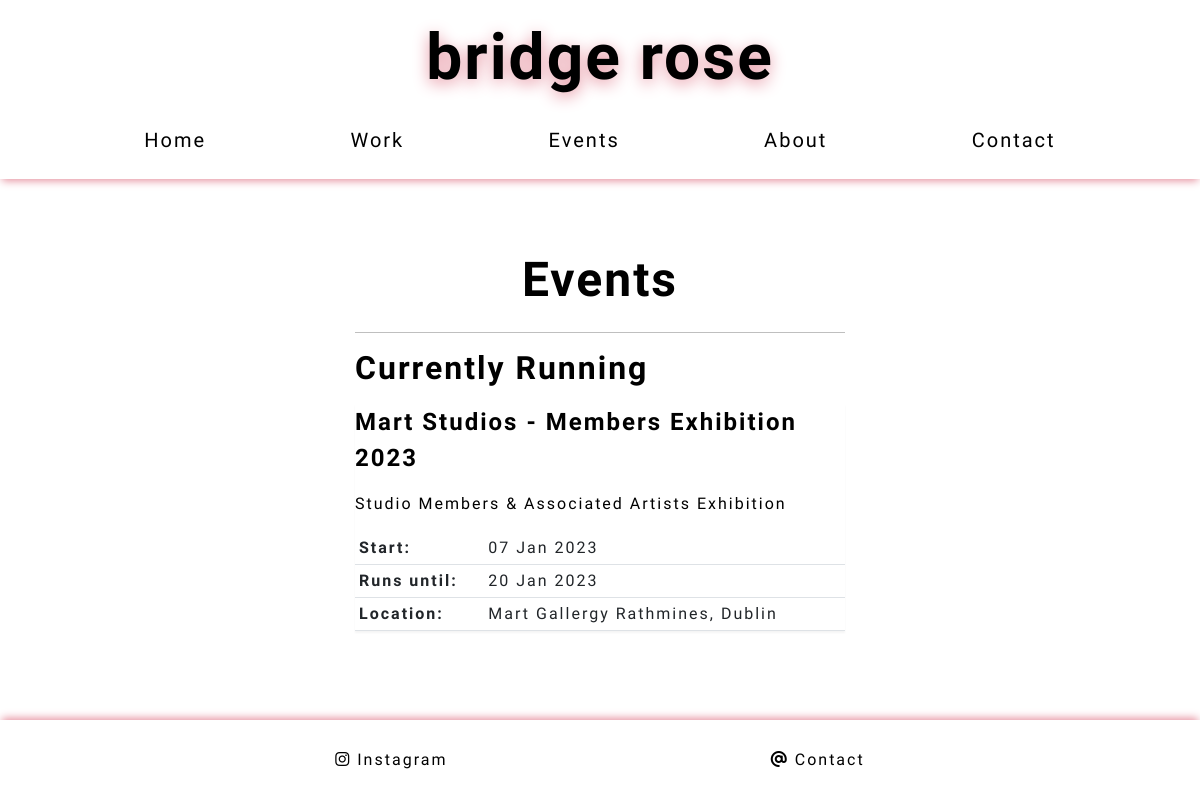
Page /events/ on the earlier database version.
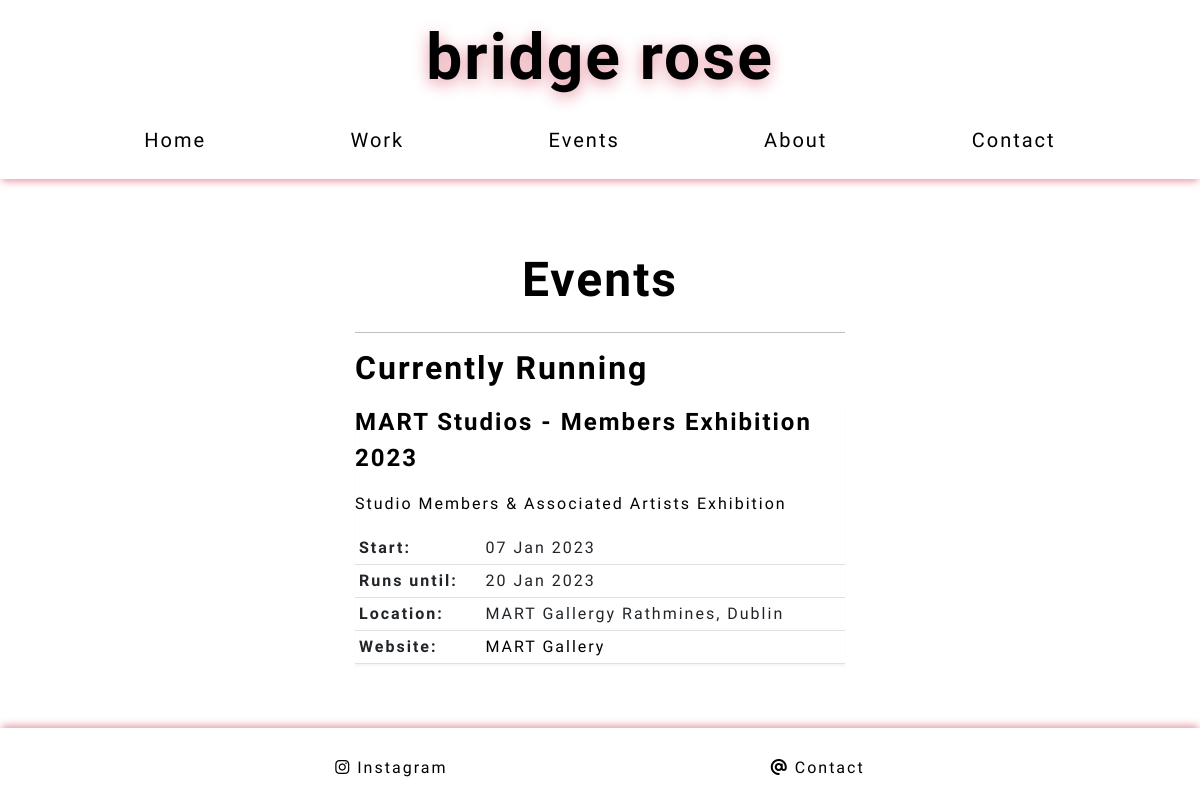
Same page on the later database version.
### home/models.py (models this page shows)
class Event(models.Model):
    event_name = models.CharField(max_length=280, help_text='Name of event. Required.')
    date_start = models.DateField(help_text='Opening date of event. Required.')
    date_end = models.DateField(null=True, blank=True, help_text='End date of event. Optional.')
    location = models.CharField(max_length=280, help_text='Location of event. Does not accept linebreaks. Required.')
    description = models.TextField(help_text='Description of event. Accepts linebreaks. Required.')
    website = models.CharField(max_length=280, null=True, blank=True, help_text='Event website, enter full address for links. Optional.')
    website_name = models.CharField(max_length=280, null=True, blank=True, help_text='Name of website if website linked.')
    class Meta:
        ordering = ('-date_start',)
    def __str__(self):
        return self.event_name
    def get_upcoming(self):
        return self.date_start > date.today()
    def has_passed(self):
        if self.date_end:
            return self.date_end < date.today()
        else:
            return self.date_start < date.today()

### home/views.py (the view)
# urls.py: path('events/', views.EventView.as_view(), name='events'),
class EventView(View):
    def get(self, request):
        events = Event.objects.all()
        template_name = 'home/events.html'
        context = {
            'events': events,
        }
        return render(request, template_name, context)

### home/templates/home/events.html (shortened to what this page needs)
{% extends 'base.html' %}
{% load static %}
{% block content %}
<h1 class="gallery-title text-center">Events</h1>
<div class="col col-sm-8 col-lg-6 col-xl-5 mx-auto">
    {% regroup events by get_upcoming as upcoming %}
        {% for upcoming_events in upcoming %}
            {% if upcoming_events.grouper == True %}
            <hr>
            <h2>Upcoming</h2>
                {% for event in upcoming_events.list %}
                <div class="image-card">
                    <h3 class="image-title">{{ event }}</h3>
                    <p>{{ event.description|linebreaks }}</p>
                    <table class="table table-sm">
                        <tbody>
                            <tr>
                                <th>Start: </th>
                                <td>{{ event.date_start|date:"d M Y" }}</td>
                            </tr>
                            {% if event.date_end %}
                            <tr>
                                <th>Runs until: </th>
                                <td>{{ event.date_end|date:"d M Y" }}</td>
                            </tr>
                            {% endif %}
                            <tr>
                                <th>Location: </th>
                                <td>{{ event.location }}</td>
                            </tr>
                            {% if event.website %}
                            <tr>
                                <th>Website: </th>
                                <td>
                                    <a href="{{ event.website }}" target="_blank" rel="noopener" alt="Link to {{ event.website_name }}">{{ event.website_name }}</a>
                                </td>
                            </tr>
                            {% endif %}
                        </tbody>
                    </table>
                </div>
                {% endfor %}
            {% else %}
            {% regroup events by has_passed as passed %}
                {% for passed_events in passed %}
                    {% if passed_events.grouper == False %}
                    <hr>
                    <h2>Currently Running</h2>
                    {% for event in passed_events.list %}
                    <div class="image-card">
                        <h3 class="image-title">{{ event }}</h3>
                        <p>{{ event.description|linebreaks }}</p>
                        <table class="table table-sm">
                            <tbody>
                                <tr>
                                    <th>Start: </th>
                                    <td>{{ event.date_start|date:"d M Y" }}</td>
                                </tr>
                                {% if event.date_end %}
                                <tr>
                                    <th>Runs until: </th>
                                    <td>{{ event.date_end|date:"d M Y" }}</td>
                                </tr>
                                {% endif %}
                                <tr>
                                    <th>Location: </th>
                                    <td>{{ event.location }}</td>
                                </tr>
                                {% if event.website %}
                                <tr>
                                    <th>Website: </th>
                                    <td>
                                        <a href="{{ event.website }}" target="_blank" rel="noopener" alt="Link to {{ event.website_name }}">{{ event.website_name }}</a>
                                    </td>
                                </tr>
                                {% endif %}
                            </tbody>
                        </table>
                    </div>
                    {% endfor %}
                    {% endif %}
                {% endfor %}
        {% endif %}
    {% endfor %}
</div>
{% endblock %}

### templates/base.html (shortened to what this page needs)
{% load static %}
<!DOCTYPE html>
<html lang="en">
    <head>
        <link href="https://cdn.jsdelivr.net/npm/bootstrap@5.1.3/dist/css/bootstrap.min.css" rel="stylesheet">
        <link rel="stylesheet" href="{% static 'css/style.css' %}">
    </head>
    <body class="d-flex flex-column h-100">
        {% include 'includes/header.html' %}
        <main class="container-fluid my-5">
            {% block content %}
            {% endblock content %}
        </main>
        {% include 'includes/footer.html' %}
    </body>
</html>

### templates/includes/header.html (shortened to what this page needs)
{% load static %}
<header>
    <h1 class="text-center"><a class="header-title" href="{% url 'home:index' %}" aria-label="home">bridge rose</a></h1>
    <nav id="navbar" class="navbar navbar-expand-sm my-2">
        <div class="collapse navbar-collapse" id="navbarSupportedContent">
            <ul class="navbar-nav w-100 d-flex justify-content-evenly align-items-center m-0">
                <li class="nav-item mb-2">
                    <a href="{% url 'home:index' %}" aria-label="Link to home page">Home</a>
                </li>
                <li class="nav-item mb-2">
                    <a href="{% url 'gallery:gallery' %}" aria-label="Links to gallery page">Work</a>
                </li>
                <li class="nav-item mb-2">
                    <a href="{% url 'home:events' %}" aria-label="Link to events page">Events</a>
                </li>
                <li class="nav-item mb-2">
                    <a href="{% url 'home:about' %}" aria-label="Link to about the artist page">About</a>
                </li>
                <li class="nav-item mb-2">
                    <a href="{% url 'home:contact' %}" aria-label="Link to contact page">Contact</a>
                </li>
            </ul>
        </div>
    </nav>
</header>

### templates/includes/footer.html
<footer class="footer mt-auto">
    <div class="container-fluid footer-socials d-flex justify-content-evenly align-items-center">
        <a href="https://www.instagram.com/bridgexrose" target="_blank" rel="noopener" aria-label="Opens Instagram in new tab">
            <i class="fa-brands fa-instagram"></i>
            Instagram
        </a>
        <a href="{% url 'home:contact' %}" aria-label="Redirects to contact page">
            <i class="fa fa-at"></i>
            Contact
        </a>
    </div>
</footer>

### static/css/style.css (style rules this page uses)
html { height: 100%; }
body { font-family: "Raleway", sans-serif; color: black; font-size: 1rem; background: white; letter-spacing: 2px; }
h1, h2, h3, h4 { font-family: "Raleway", sans-serif; font-weight: 900; margin-top: 0.5em; margin-bottom: 0.5em; }
p { text-align: justify; }
ul { padding: 0; }
li { list-style: none; }
a { text-decoration: none; color: black; }
header { font-size: 1.25rem; background-color: white; box-shadow: 0 4px 8px -2px #e692a0; }
.header-title { font-size: 4rem; text-shadow: 0 4px 16px #e692a0; }
.gallery-title { font-size: 3rem; font-weight: 700; }
.image-card { box-shadow: 0 2px 2px 0 whitesmoke; }
.image-title { font-size: 1.5rem; font-weight: 900; line-height: 2.25rem; }
footer { box-shadow: 0 -4px 8px -2px #e692a0; }
.footer-socials { height: 5rem; }

Differences in the rows shown:
changed Event "Studio Members & Associated Artists Exhibition": event_name "Mart Studios - Members Exhibition 2023" → "MART Studios - Members Exhibition 2023"; location "Mart Gallergy Rathmines, Dublin" → "MART Gallergy Rathmines, Dublin"
Other differences:
new list line: "Website: MART Gallery"
